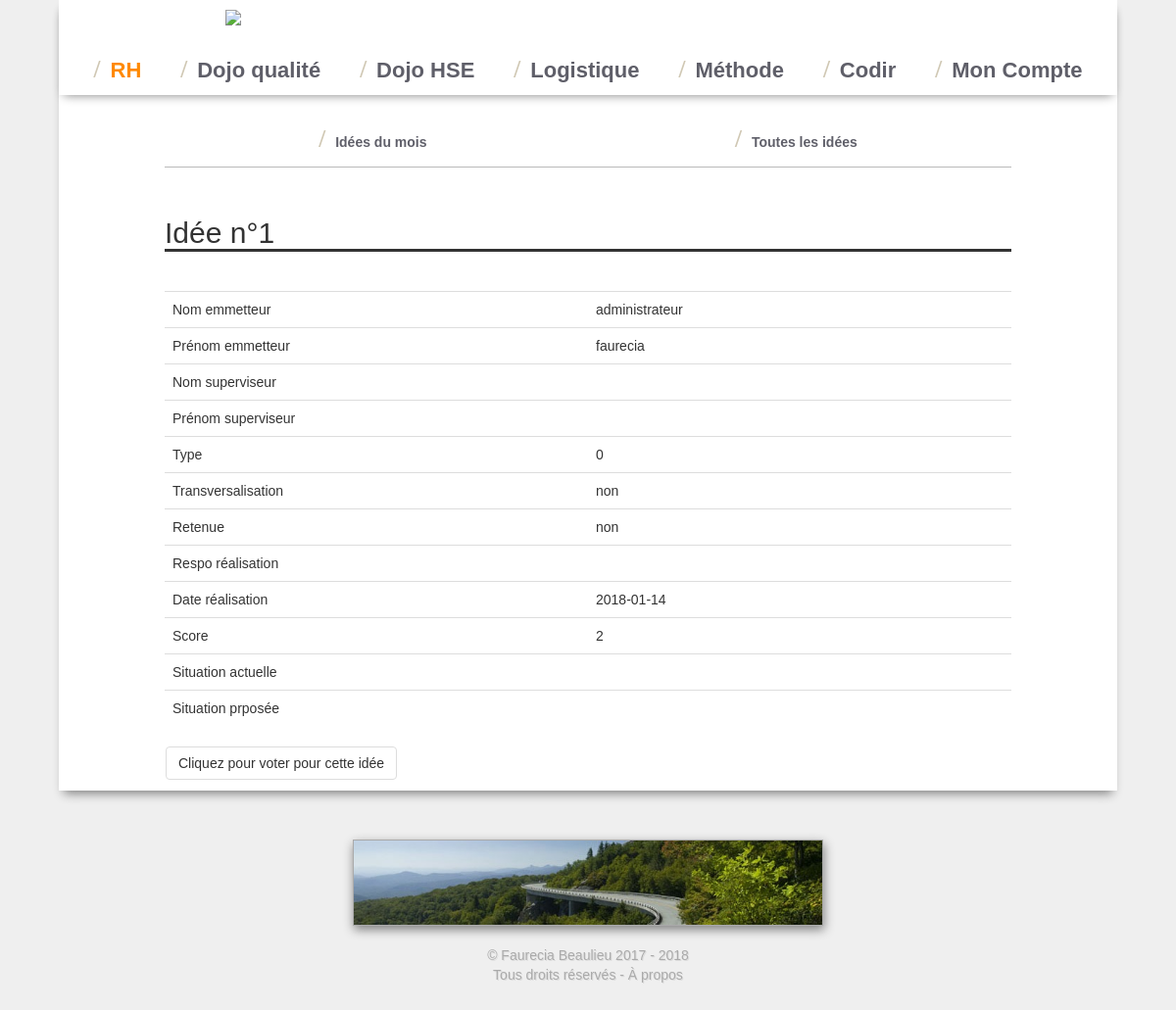
The app's page /RH/idees_ameliorations/details.php?idee=1 (signed in) with its own data.
### tables this page shows
CREATE TABLE `profil` (
  `id` int(11) NOT NULL,
  `nom` varchar(255) NOT NULL,
  `prenom` varchar(255) NOT NULL,
  `uap` varchar(255) NOT NULL,
  `mo` varchar(255) NOT NULL,
  `tournee` varchar(255) NOT NULL,
  `supprime` tinyint(4) NOT NULL DEFAULT '0',
  `password` varchar(140) NOT NULL,
  `identifiant` varchar(140) NOT NULL,
  `admin` tinyint(1) NOT NULL DEFAULT '0',
  `qualite` tinyint(1) NOT NULL DEFAULT '0',
  `hse` tinyint(1) NOT NULL DEFAULT '0',
  `rr` tinyint(1) NOT NULL DEFAULT '0',
  `kamishibai` tinyint(1) NOT NULL DEFAULT '0',
  `logistique` tinyint(1) NOT NULL DEFAULT '0',
  `idees` tinyint(1) NOT NULL DEFAULT '0',
  `launchboard` tinyint(1) NOT NULL DEFAULT '0'
);

CREATE TABLE `idees_ameliorations` (
  `id` int(11) NOT NULL,
  `vote` int(11) NOT NULL,
  `emmetteur` int(11) NOT NULL,
  `superviseur` int(11) DEFAULT NULL,
  `type` varchar(140) NOT NULL,
  `transversalisation` int(11) NOT NULL,
  `retenue` int(11) NOT NULL,
  `respo_rea` int(11) DEFAULT NULL,
  `date_rea` date NOT NULL,
  `situation_actuelle` varchar(140) NOT NULL,
  `situation_proposee` varchar(140) NOT NULL
);

### RH/idees_ameliorations/details.php (the view, shortened to what this page needs)
<?php
include_once "needed.php";
include_once "../../needed.php";
$idee=$_GET['idee'];
if(empty($_SESSION['login']))
{ ?>
  <h2>Idées</h2>
  <h4>Vous devez être connecté pour accéder à cette partie.</h4>
  <a href="/moncompte/identification.php?redirection=RH/idees_ameliorations"><button class="btn btn-default">Se connecter</button></a>
  <a href="<?php echo $url; ?>" class="btn btn-default">Accueil</a>
<?php
}
else
{
?>
<h2>Idée n°<?php echo $idee ; ?> </h2>
  <?php
    $Query = $bdd->prepare('SELECT * FROM profil LEFT JOIN idees_ameliorations
                            ON profil.id=idees_ameliorations.emmetteur
                            WHERE idees_ameliorations.id= ? ') ;
    $Query->execute(array($idee));
    $Query2= $bdd->prepare('SELECT  nom AS nom_sup, prenom AS prenom_sup FROM idees_ameliorations JOIN profil
          ON profil.id=idees_ameliorations.superviseur
          WHERE idees_ameliorations.id= ? ');
    $Query2->execute(array($idee));
      $Query3= $bdd-> prepare('SELECT  nom AS nom_respo, prenom AS prenom_respo FROM idees_ameliorations JOIN profil
            ON profil.id=idees_ameliorations.superviseur
            WHERE idees_ameliorations.id= ? ');
      $Query3->execute(array($idee));
      $emm=$Query->fetch();
      $sup=$Query2->fetch();
      $respo=$Query3->fetch();
      ?>
      <table class="table" >
      <tbody>
      <tr>  <td style="width: 50%; ">Nom emmetteur</td> <td style="width: 50% "> <?php echo $emm['nom']; ?> </td></tr>
      <tr>  <td style="width: 50% ;">Prénom emmetteur</td> <td style="width: 50% "><?php echo $emm['prenom']; ?></td></tr>
      <tr>  <td style="width: 50% ;">Nom superviseur</td> <td style="width: 50%;"> <?php echo $sup['nom_sup']; ?> </td></tr>
      <tr>  <td style="width: 50% ;">Prénom superviseur</td> <td style="width: 50%;"><?php echo $sup['prenom_sup']; ?></td></tr>
      <tr>  <td style="width: 50%;">Type</td><td style="width: 50%;"><?php echo $emm['type']; ?></td></tr>
      <tr>  <td style="width: 50%;">Transversalisation</td><td style="width: 50%;"><?php if($emm['transversalisation']){echo"oui";}else{echo "non";} ?></td></tr>
      <tr>  <td style="width: 50%;">Retenue</td> <td style="width: 50%;"><?php if($emm['retenue']){echo"oui";}else{echo "non";}; ?></td></tr>
      <tr>  <td style="width: 50%;">Respo réalisation</td><td style="width: 50%;"><?php echo $respo['prenom_respo']; echo "  "; echo $respo['nom_respo']  ?></td></tr>
      <tr>  <td style="width: 50%;">Date réalisation</td> <td style="width: 50%;"><?php echo $emm['date_rea']; ?></td></tr>
      <tr>  <td style="width: 50%;">Score</td><td style="width: 50%;"><?php echo $emm['vote']; ?></td></tr>
      <tr>  <td style="width: 50%;">Situation actuelle </td> <td style="width: 50%;"><?php echo $emm['situation_actuelle']; ?></td></tr>
      <tr>  <td style="width: 50%;">Situation prposée</td><td style="width: 50%;"><?php echo $emm['situation_proposee']; ?></td></tr>
</tbody>
  </table>
<?php
$Qy2 = $bdd->prepare('SELECT COUNT(*) as n FROM votes_idees WHERE personne= ? AND idee= ?');
$Qy2->execute(array($_SESSION['id'],  $idee));
$s=$Qy2->fetch();
if($s['n']==0){
?>
    <a href="details.php?idee=<?php echo $idee;?>&amp;vote=<?php echo $idee;?>" class="btn btn-default">Cliquez pour voter pour cette idée</a>
<?php
  }
}
 ?>

### css/base.css (style rules this page uses)
body { background-color: #efefef; font-family: 'clio', helvetica, sans-serif; }
td { vertical-align: middle !important; }
.btn-default { border-color:#ddd; margin: 1px; }
h2 { font-size: 30px; font-weight: 500; border-bottom-style: solid !important; border-bottom: 3px; margin-bottom: 40px; }

### records on screen
profil: nom "administrateur", prenom "faurecia", idees_ameliorations.type "0", idees_ameliorations.date_rea "2018-01-14", idees_ameliorations.vote "2"

### other values on screen
$idee "1"
